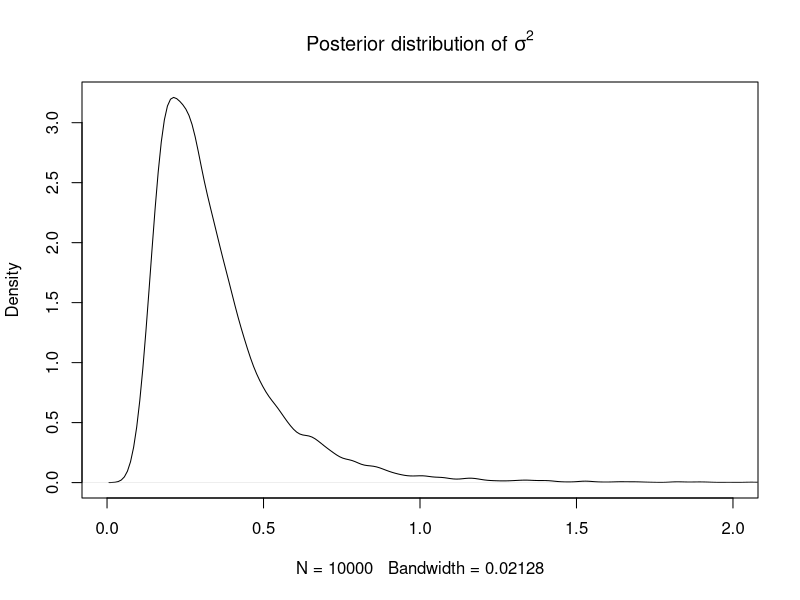
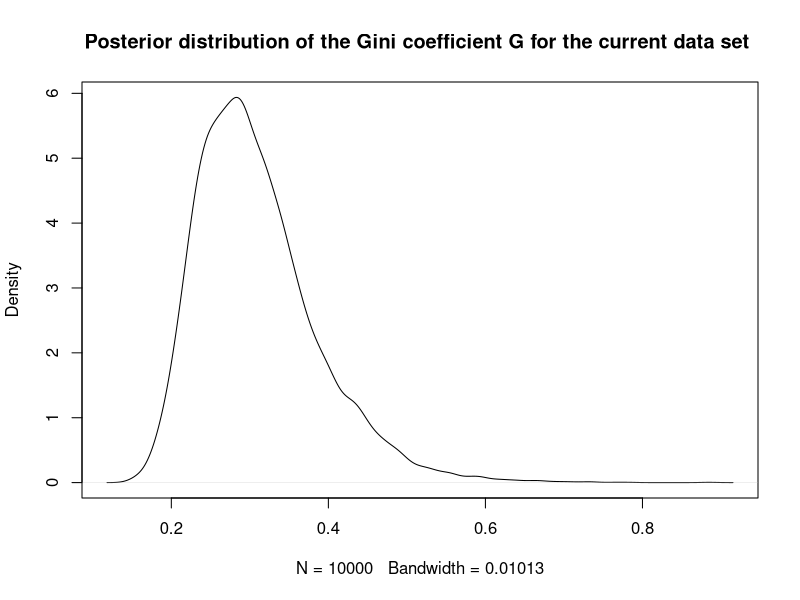
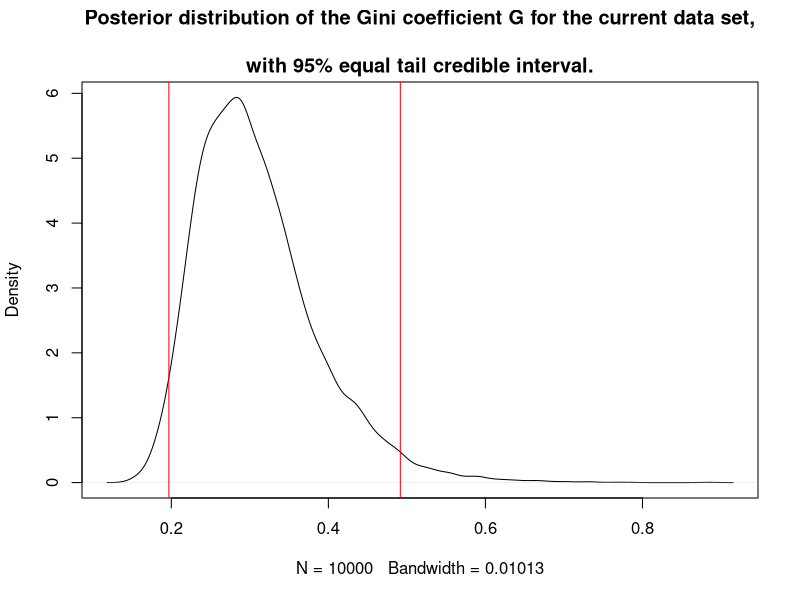
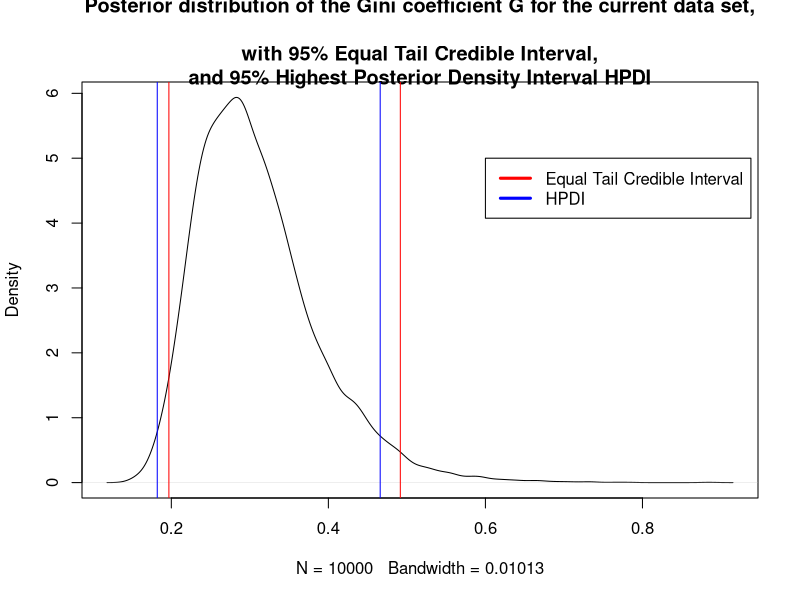

Reproduce these figures in R, in order.
###############################2a#####################################
data = c(33, 24, 48, 32, 55, 74, 23, 76, 17)
n <- length(data)

mju = 3.5
tao2 = sum((log(data)-mju)^2)/n

NDraws = 10000
PostDraws = c(1:NDraws)
set.seed(123465)

#drawing 10000 sigma^2 from the inv-chi^2 distribution
#draw X from chi(n-1) -> take (n-1)*s^2 / X to get inv-chi
PostDraws = ((n)*tao2)/rchisq(NDraws,n)  

plot(density(PostDraws), xlim=c(0,2), main = expression(paste('Posterior distribution of ',sigma^2,)))




###############################2b#####################################
#phi(z) is the cumulative distribution function (CDF) for the standard normal distribution with mean 0 and variance 1.
#pnorm gives the distribution function for the Normal distribution with default mean=1 and sd=1 (the CDF),
#i.e. the accumulated probability mass up to some value (area under curve less or equal to the value)
G = 2*pnorm(sqrt(PostDraws/2)) - 1
plot(density(G), main = "Posterior distribution of the Gini coefficient G for the current data set ")




###############################2c#####################################
#estimation of the the 95% equal tail credible interval 
#sort G, then take the 2.5% and 97.5% quantiles using the quantile() function. 
G_sorted = sort(G)
interval = quantile(G_sorted, probs=c(0.025, 0.975))
lowerBound = interval[1]
upperBound = interval[2]

plot(density(G), main = "Posterior distribution of the Gini coefficient G for the current data set,
     \n with 95% equal tail credible interval. ")
abline(v=lowerBound, col="red")
abline(v=upperBound, col="red")




###############################2d#####################################
#extract x- and y-values from the density estimate and sort these on y-value 
#density = density(G, n=10000)
density = density(G)
x = density$x
y = density$y
xy = cbind(x,y)
xy_sorted = xy[order(xy[,2],decreasing=TRUE),]

#calculate what value 95% of the accumulated y-values corresponds to, i.e. the accumulated value to stop at 
#when deciding which (x,y)-pairs to look at
stop_value = sum(xy_sorted[,2])*0.95

#accumulated sum of the sorted y-values.
#find out at which index we reach 95% mass (i.e. the stop_value),
#then index 1 to stop_index corresponds to 95% mass
acumulatedMass <- function(stop_val) {
  for (i in 1:length(xy_sorted)) {
    if (sum(xy_sorted[1:i,2]) > stop_val) {
      return (i-1)
    }
  }
}
stop_index = acumulatedMass(stop_value)

#alternative to using above function:
#cumSum = cumsum(xy_sorted[,2])
#stop_index = min(which(cumSum > stop_value)) - 1

#only keep the 95% of the mass corresponding to highest densities
xy_sorted_95 = xy_sorted[1:stop_index,]

#find the indexes corresponding to lower and upper bound
lower_index = which.min(xy_sorted_95[,1])
upper_index = which.max(xy_sorted_95[,1])
lower_index
upper_index

#extract actual lower and upper bounds
HPDIlower = xy_sorted_95[lower_index,1]
HPDIupper = xy_sorted_95[upper_index,1]
HPDIlower
HPDIupper

plot(density(G), main = "Posterior distribution of the Gini coefficient G for the current data set,
     \n with 95% Equal Tail Credible Interval, \n and 95% Highest Posterior Density Interval HPDI ")
legend(x = 0.6, y = 5, legend = c("Equal Tail Credible Interval", "HPDI"), col = c("red","blue"), lwd = 3)
abline(v=lowerBound, col="red")
abline(v=upperBound, col="red")
abline(v=HPDIlower, col="blue")
abline(v=HPDIupper, col="blue")
